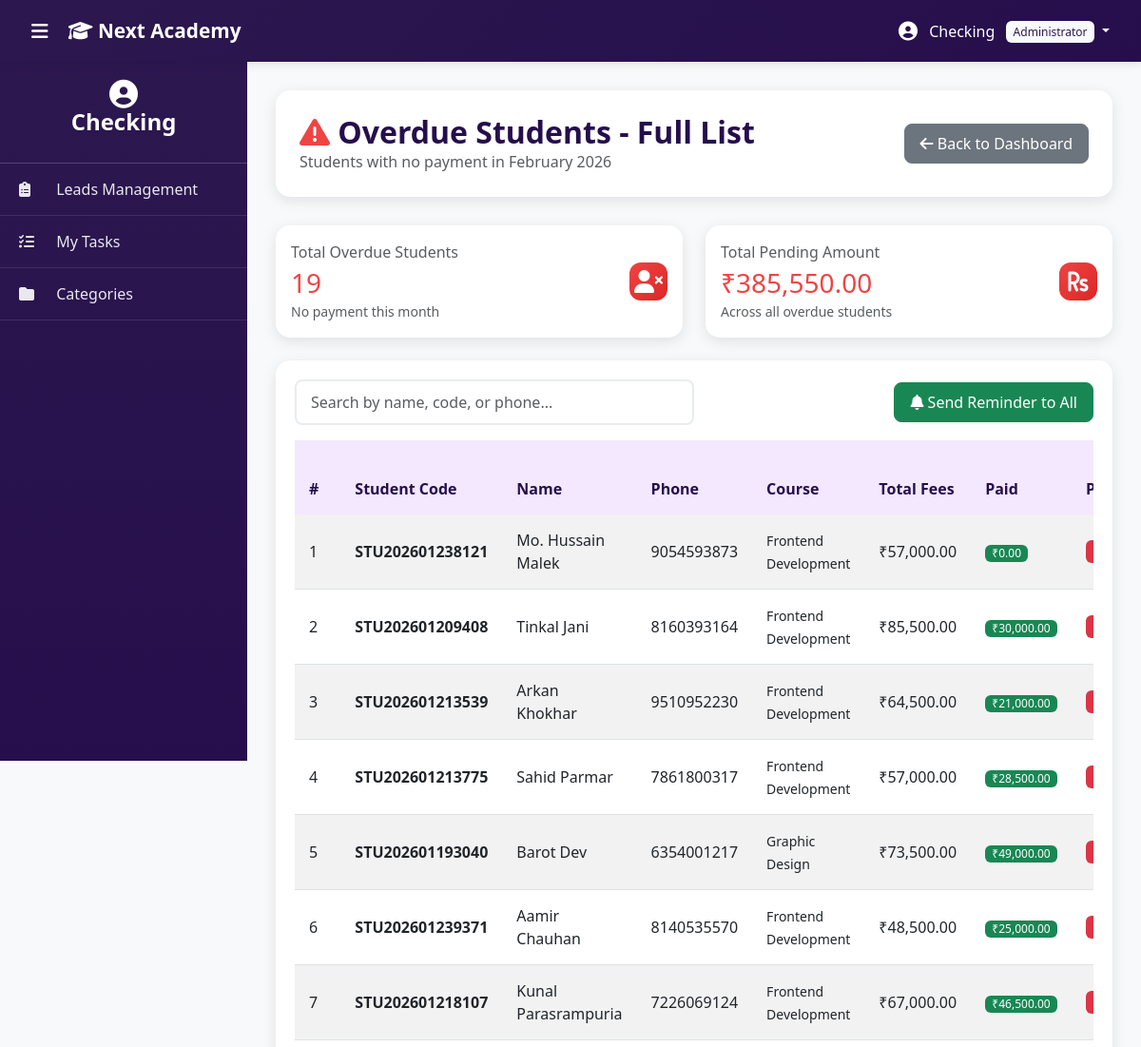
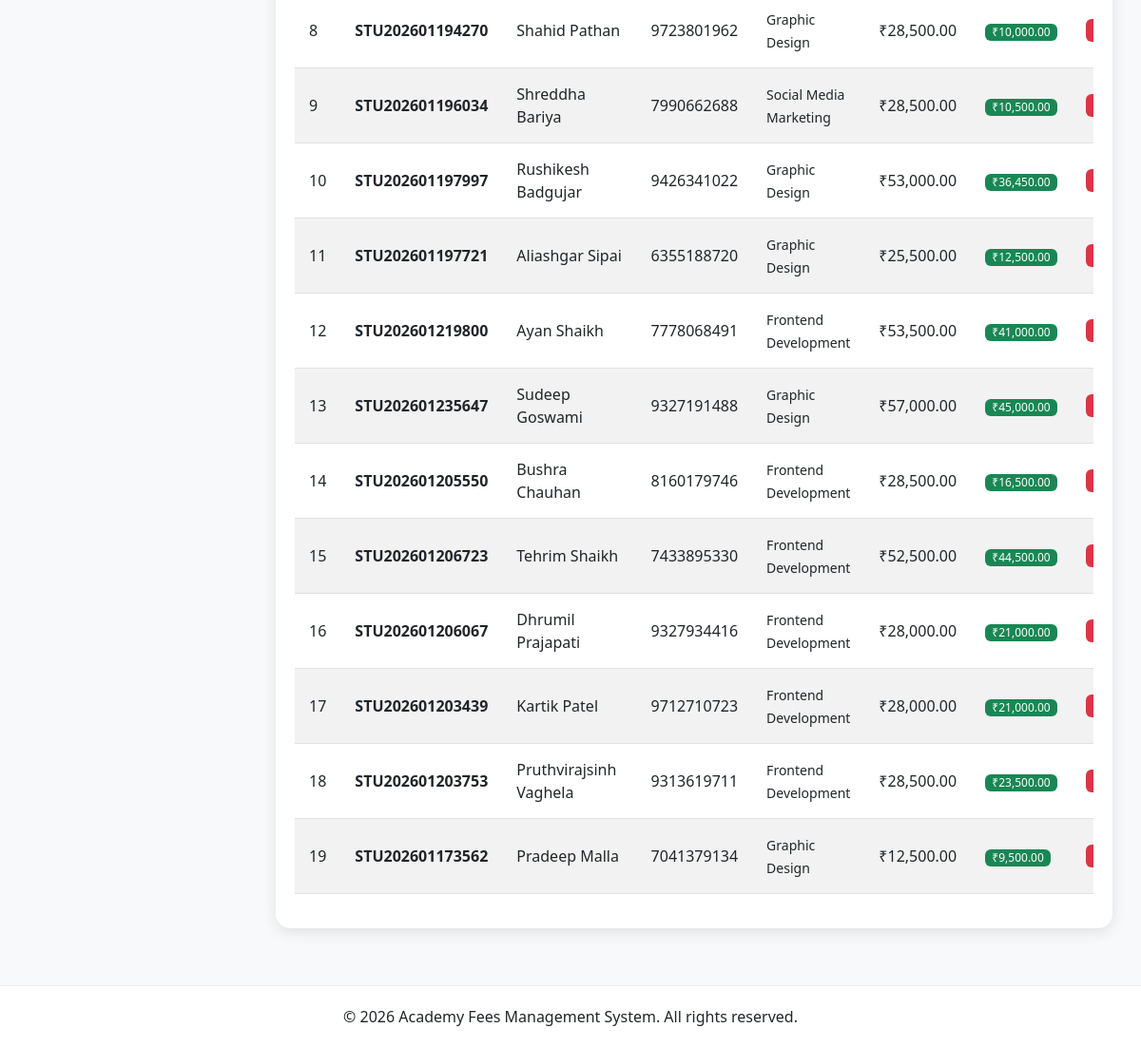
The app's page /admin/overdue_students_full_list.php (signed in) with its own data (2 pictures, top to bottom).
### tables this page shows
CREATE TABLE `students` (
  `id` int(11) NOT NULL,
  `inquiry_id` int(11) DEFAULT NULL,
  `student_code` varchar(20) NOT NULL,
  `full_name` varchar(100) NOT NULL,
  `email` varchar(100) DEFAULT NULL,
  `phone` varchar(20) NOT NULL,
  `address` text DEFAULT NULL,
  `birthdate` date DEFAULT NULL,
  `photo` varchar(255) DEFAULT NULL,
  `category_id` int(11) NOT NULL,
  `course_id` int(11) NOT NULL,
  `duration_months` int(11) NOT NULL,
  `batch` enum('Morning','Evening') DEFAULT 'Morning',
  `total_fees` decimal(10,2) NOT NULL,
  `enrollment_date` date NOT NULL,
  `monthly_due_day` tinyint(4) DEFAULT NULL,
  `completion_date` date DEFAULT NULL,
  `status` enum('Active','Hold','Completed','Dropped','Deleted') DEFAULT 'Active',
  `hold_start_date` date DEFAULT NULL,
  `hold_reason` text DEFAULT NULL,
  `resume_date` date DEFAULT NULL,
  `total_hold_days` int(11) DEFAULT 0,
  `username` varchar(50) DEFAULT NULL,
  `password` varchar(255) DEFAULT NULL,
  `login_enabled` tinyint(1) DEFAULT 0,
  `last_login` timestamp NULL DEFAULT NULL,
  `portal_last_login` timestamp NULL DEFAULT NULL,
  `created_at` timestamp NULL DEFAULT current_timestamp(),
  `updated_at` timestamp NULL DEFAULT current_timestamp() ON UPDATE current_timestamp()
);

CREATE TABLE `courses` (
  `id` int(11) NOT NULL,
  `category_id` int(11) NOT NULL,
  `name` varchar(150) NOT NULL,
  `description` text DEFAULT NULL,
  `status` enum('Active','Inactive') DEFAULT 'Active',
  `created_at` timestamp NULL DEFAULT current_timestamp(),
  `updated_at` timestamp NULL DEFAULT current_timestamp() ON UPDATE current_timestamp()
);

### admin/overdue_students_full_list.php (the view, shortened to what this page needs)
<?php
include 'includes/header.php';
$overdueStudents = $conn->query("
    SELECT
        s.id,
        s.student_code,
        s.full_name,
        s.phone,
        s.email,
        s.total_fees,
        s.enrollment_date,
        COALESCE(SUM(p.amount_paid), 0) as total_paid,
        (s.total_fees - COALESCE(SUM(p.amount_paid), 0)) as pending_fees,
        c.name as course_name,
        cat.name as category_name,
        MAX(p.payment_date) as last_payment_date
    FROM students s
    JOIN courses c ON s.course_id = c.id
    JOIN categories cat ON s.category_id = cat.id
    LEFT JOIN payments p ON s.id = p.student_id
    WHERE s.status = 'Active'
    GROUP BY s.id
    HAVING pending_fees > 0
    AND NOT EXISTS (
        SELECT 1 FROM payments p2
        WHERE p2.student_id = s.id
        AND YEAR(p2.payment_date) = YEAR(CURDATE())
        AND MONTH(p2.payment_date) = MONTH(CURDATE())
    )
    ORDER BY pending_fees DESC
");
$total_count = $overdueStudents->num_rows;
$total_pending = 0;
?>
<div class="page-header d-flex justify-content-between align-items-center">
    <div>
        <h2><i class="fas fa-exclamation-triangle text-danger"></i> Overdue Students - Full List</h2>
        <p class="text-muted mb-0">Students with no payment in <?php echo date('F Y'); ?></p>
    </div>
    <a href="index.php" class="btn btn-secondary">
        <i class="fas fa-arrow-left"></i> Back to Dashboard
    </a>
</div>
<div class="row g-4 mb-4">
    <div class="col-md-6">
        <div class="card dashboard-card">
            <div class="card-body">
                <div class="d-flex justify-content-between align-items-center">
                    <div>
                        <p class="text-muted mb-1">Total Overdue Students</p>
                        <h3 class="mb-0 text-danger"><?php echo $total_count; ?></h3>
                        <small class="text-muted">No payment this month</small>
                    </div>
                    <div class="card-icon icon-danger">
                        <i class="fas fa-user-times"></i>
                    </div>
                </div>
            </div>
        </div>
    </div>
    <div class="col-md-6">
        <div class="card dashboard-card">
            <div class="card-body">
                <div class="d-flex justify-content-between align-items-center">
                    <div>
                        <p class="text-muted mb-1">Total Pending Amount</p>
                        <h3 class="mb-0 text-danger">
                            <?php
                            $overdueStudents->data_seek(0);
                            while ($s = $overdueStudents->fetch_assoc()) {
                                $total_pending += $s['pending_fees'];
                            }
                            echo '₹' . number_format($total_pending, 2);
                            ?>
                        </h3>
                        <small class="text-muted">Across all overdue students</small>
                    </div>
                    <div class="card-icon icon-danger">
                        <i class="fas fa-rupee-sign"></i>
                    </div>
                </div>
            </div>
        </div>
    </div>
</div>
<div class="table-card">
    <div class="mb-3 d-flex justify-content-between align-items-center">
        <input type="text" class="form-control w-50" id="searchStudent" placeholder="Search by name, code, or phone...">
        <button class="btn btn-success" onclick="sendReminderToAll()">
            <i class="fas fa-bell"></i> Send Reminder to All
        </button>
    </div>
    <div class="table-responsive">
        <table class="table table-hover table-striped" id="overdueStudentsTable">
            <thead class="table-danger">
                <tr>
                    <th>#</th>
                    <th>Student Code</th>
                    <th>Name</th>
                    <th>Phone</th>
                    <th>Course</th>
                    <th>Total Fees</th>
                    <th>Paid</th>
                    <th>Pending</th>
                </tr>
            </thead>
            <tbody>
                <?php
                $overdueStudents->data_seek(0);
                $sno = 1;
                while ($student = $overdueStudents->fetch_assoc()):
                ?>
                <tr>
                    <td><?php echo $sno++; ?></td>
                    <td><strong><?php echo htmlspecialchars($student['student_code']); ?></strong></td>
                    <td><?php echo htmlspecialchars($student['full_name']); ?></td>
                    <td><?php echo htmlspecialchars($student['phone']); ?></td>
                    <td><small><?php echo htmlspecialchars($student['course_name']); ?></small></td>
                    <td>₹<?php echo number_format($student['total_fees'], 2); ?></td>
                    <td><span class="badge bg-success">₹<?php echo number_format($student['total_paid'], 2); ?></span></td>
                    <td><span class="badge bg-danger fs-6">₹<?php echo number_format($student['pending_fees'], 2); ?></span></td>
                </tr>
                <?php endwhile; ?>
            </tbody>
        </table>
    </div>
</div>
<?php include 'includes/footer.php'; ?>

### admin/assets/css/style.css (style rules this page uses)
:root { --purple-primary: #2c184f; --purple-dark: #260e4c; --purple-light: #8e73e0; --purple-lighter: #d6b8f5; --purple-extra-light: #f3e8ff; --sidebar-width: 260px; --navbar-height: 65px; }
* { margin: 0; padding: 0; box-sizing: border-box; }
body { font-family: 'Segoe UI', Tahoma, Geneva, Verdana, sans-serif; background: #f8f9fa; overflow-x: hidden; }
.dashboard-card { border-radius: 15px; border: none; box-shadow: 0 4px 15px rgba(0, 0, 0, 0.1); transition: transform 0.3s, box-shadow 0.3s; overflow: hidden; }
.card-icon { width: 40px; height: 40px; border-radius: 12px; display: flex; align-items: center; justify-content: center; font-size: 24px; color: white; }
.icon-danger { background: linear-gradient(135deg, #ef4444, #dc2626); }
.table-card { background: white; border-radius: 15px; padding: 20px; box-shadow: 0 4px 15px rgba(0, 0, 0, 0.1); }
.table thead th { background: var(--purple-extra-light); color: var(--purple-dark); font-weight: 600; border: none; padding: 15px; }
.table tbody td { padding: 15px; vertical-align: middle; }
.btn { border-radius: 8px; padding: 8px 16px; font-weight: 500; transition: all 0.3s; }
.badge { padding: 6px 12px; font-weight: 500; border-radius: 6px; }
.form-control, .form-select { border: 2px solid #e9ecef; border-radius: 8px; padding: 10px 15px; transition: all 0.3s; }
.page-header { background: white; border-radius: 15px; padding: 25px; margin-bottom: 30px; box-shadow: 0 4px 15px rgba(0, 0, 0, 0.1); }
.page-header h2 { color: var(--purple-dark); margin: 0; font-weight: 600; }
body { overflow-x: hidden; }
.badge { font-size: 0.75rem; padding: 0.25em 0.6em; }
.badge { font-weight: 500; }
.text-danger { color: #ef4444 !important; }

### records on screen
students: id "19", student_code "STU202601206067", full_name "Dhrumil Prajapati", phone "9327934416", course.name "Frontend Development", total_fees "28,000.00", total_paid "21,000.00"
students: student_code "STU202601238121", full_name "Mo. Hussain Malek", phone "9054593873", course.name "Frontend Development", total_fees "57,000.00", total_paid "0.00"
students: student_code "STU202601209408", full_name "Tinkal Jani", phone "8160393164", course.name "Frontend Development", total_fees "85,500.00", total_paid "30,000.00"
students: student_code "STU202601213539", full_name "Arkan Khokhar", phone "9510952230", course.name "Frontend Development", total_fees "64,500.00", total_paid "21,000.00"
students: student_code "STU202601213775", full_name "Sahid Parmar", phone "7861800317", course.name "Frontend Development", total_fees "57,000.00", total_paid "28,500.00"
students: student_code "STU202601193040", full_name "Barot Dev", phone "6354001217", course.name "Graphic Design", total_fees "73,500.00", total_paid "49,000.00"
students: student_code "STU202601239371", full_name "Aamir Chauhan", phone "8140535570", course.name "Frontend Development", total_fees "48,500.00", total_paid "25,000.00"
students: student_code "STU202601218107", full_name "Kunal Parasrampuria", phone "7226069124", course.name "Frontend Development", total_fees "67,000.00", total_paid "46,500.00"
students: student_code "STU202601194270", full_name "Shahid Pathan", phone "9723801962", course.name "Graphic Design", total_fees "28,500.00", total_paid "10,000.00"
students: student_code "STU202601196034", full_name "Shreddha Bariya", phone "7990662688", course.name "Social Media Marketing", total_fees "28,500.00", total_paid "10,500.00"
students: student_code "STU202601197997", full_name "Rushikesh Badgujar", phone "9426341022", course.name "Graphic Design", total_fees "53,000.00", total_paid "36,450.00"
students: student_code "STU202601197721", full_name "Aliashgar Sipai", phone "6355188720", course.name "Graphic Design", total_fees "25,500.00", total_paid "12,500.00"
students: student_code "STU202601219800", full_name "Ayan Shaikh", phone "7778068491", course.name "Frontend Development", total_fees "53,500.00", total_paid "41,000.00"
students: student_code "STU202601235647", full_name "Sudeep Goswami", phone "9327191488", course.name "Graphic Design", total_fees "57,000.00", total_paid "45,000.00"
students: student_code "STU202601205550", full_name "Bushra Chauhan", phone "8160179746", course.name "Frontend Development", total_fees "28,500.00", total_paid "16,500.00"
students: student_code "STU202601206723", full_name "Tehrim Shaikh", phone "7433895330", course.name "Frontend Development", total_fees "52,500.00", total_paid "44,500.00"
students: student_code "STU202601203439", full_name "Kartik Patel", phone "9712710723", course.name "Frontend Development", total_fees "28,000.00", total_paid "21,000.00"
students: student_code "STU202601203753", full_name "Pruthvirajsinh Vaghela", phone "9313619711", course.name "Frontend Development", total_fees "28,500.00", total_paid "23,500.00"
students: student_code "STU202601173562", full_name "Pradeep Malla", phone "7041379134", course.name "Graphic Design", total_fees "12,500.00", total_paid "9,500.00"

### other values on screen
$admin['name'] "Checking"
$admin['role'] "Administrator"
$total_pending "385,550.00"
